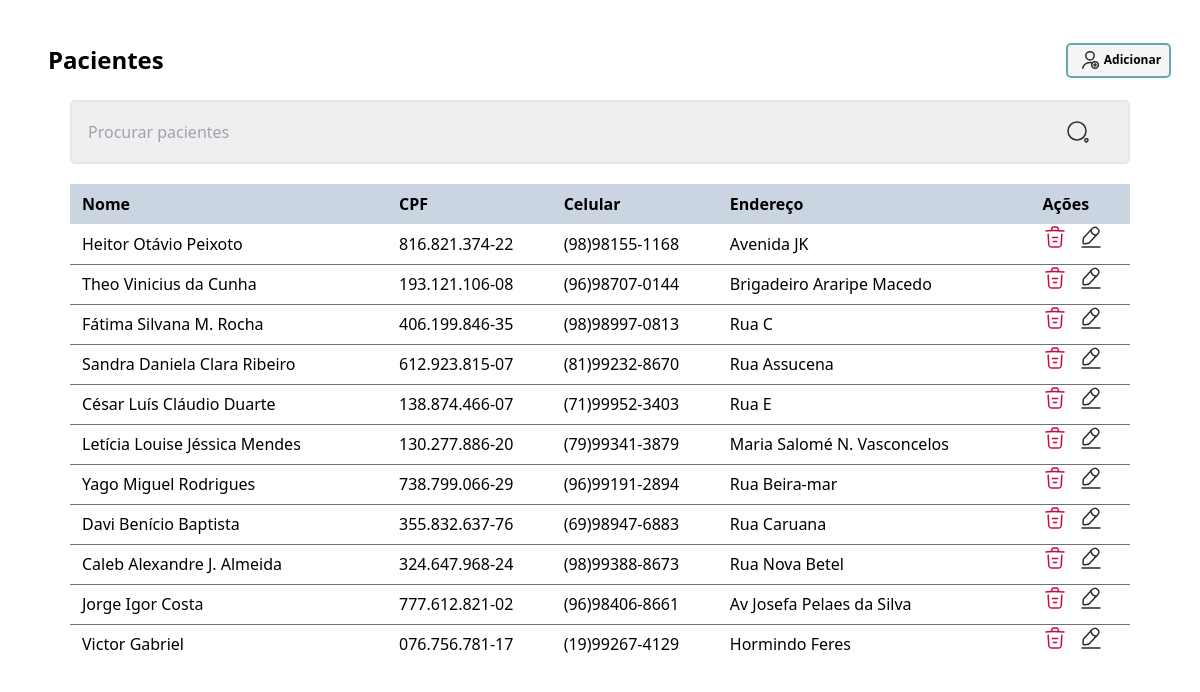
The page / on the database its author committed.
### tables this page shows
CREATE TABLE IF NOT EXISTS `pacientes` (
  `id` int(11) NOT NULL AUTO_INCREMENT,
  `nome` varchar(50) NOT NULL,
  `cpf` varchar(50) DEFAULT NULL,
  `celular` varchar(50) NOT NULL,
  `rua` varchar(100) NOT NULL,
  `numero` varchar(100) NOT NULL,
  PRIMARY KEY (`id`)
);

### php/list_patients.php (the view)
<?php
include 'connect_db.php';
if (!empty($_GET['search'])) {
    $search = $_GET['search'];
    $list = $dbh->prepare("SELECT * FROM pacientes WHERE nome LIKE '%$search%' or cpf LIKE '%$search%'");
    $list->execute();
}
else {
    $list = $dbh->prepare("SELECT * FROM pacientes");
    $list->execute();
}
$ls = '';
while ($row = $list->fetch(PDO::FETCH_ASSOC)) {
    $id = $row['id'];
    $nome = $row['nome'];
    $cpf = $row['cpf'];
    $celular = $row['celular'];
    $endereco = $row['rua'];
    $ls .= "
    <tr class='font-light'>
    <td class='h-10 pl-3'>$nome</td>
    <td class='bg-zinc-400'>$cpf</td>
    <td>$celular</td>
    <td>$endereco</td>
    <td class='flex'><a href='#' onclick='Delete(`{$id}`,`{$nome}`)'><img src='icons/trash.svg'></a>
        &nbsp;
        &nbsp;
    <button id='editar' name='Eid' value='$id'><img src='icons/edit-2.svg'></button>
    </td></tr>";
}

### index.php (shortened to what this page needs)
<?php
include 'php/list_patients.php';
?>
<!doctype html>
<html lang="pt-br">
<head>
    <link href="dist/output.css" rel="stylesheet">
</head>
<body class="h-full ">
    <div class="w-20 h-10 flex items-center"></div>
    <div class="h-10 flex items-center justify-between ">
        <p class="font-body, font-bold text-2xl ml-12">Pacientes</p>
        <button type="reset" id="adicionar" class="flex items-center justify-center font-body, font-bold text-xs border-solid border-2 border-aside bg-whites rounded-[5px] w-[105px] h-[35px] mr-[29px] hover:bg-white">
            <img class='p-1' src="icons/user-add.svg">Adicionar</button>
    </div>
    <div class="flex justify-center items-center relative top-[20px]">
        <input class="h-16 w-full ml-[70px] mr-[70px] border-solid border-2 rounded-[5px] pl-4 bg-inp outline-0 " type="search" name="" id="search" placeholder="Procurar pacientes">
        <button class="absolute right-[110px]" onclick="Search()"><img src="icons/search-normal.svg"></button>
    </div>
        <div class="w-full h-1/4 flex justify-center relative top-10">
            <table class="w-full ml-[70px] mr-[70px] bg-white text-left">
            <thead>
                    <tr class="h-10 bg-slate-300">
                        <th class="pl-3 ">Nome</th>
                        <th>CPF</th>
                        <th>Celular</th>
                        <th>Endereço</th>
                        <th>Ações</th>
                    </tr>
                </thead>
                <tbody class="p-5 divide-y-[1px] divide-solid divide-zinc-500 ">
                    <?php echo $ls ?>
                </tbody>
            </table>
        </div>
    <?php include 'modals/delete_modal.php'; ?>
    <?php include 'modals/add_modal.php'; ?>
    <?php include 'modals/edit_modal.php'; ?>
</body>
</html>

### modals/delete_modal.php (shortened to what this page needs)
<?php include './php/list_patients.php' ?>
<link href="/dist/output.css" rel="stylesheet">

### modals/add_modal.php (shortened to what this page needs)
<!DOCTYPE html>
<html lang="en">
<head>
    <link href="../dist/output.css" rel="stylesheet">
</head>
<body>
</body>
</html>

### modals/edit_modal.php (shortened to what this page needs)
<!DOCTYPE html>
<html lang="en">
<head>
    <link href="../dist/output.css" rel="stylesheet">
</head>
<body>
</body>
</html>

### rows shown on the page
pacientes: nome "Heitor Otávio Peixoto", cpf "816.821.374-22", celular "(98)98155-1168", rua "Avenida JK", $id 1 (drawn)
pacientes: nome "Theo Vinicius da Cunha", cpf "193.121.106-08", celular "(96)98707-0144", rua "Brigadeiro Araripe Macedo", $id 2 (drawn)
pacientes: nome "Fátima Silvana M. Rocha", cpf "406.199.846-35", celular "(98)98997-0813", rua "Rua C", $id 3 (drawn)
pacientes: nome "Sandra Daniela Clara Ribeiro", cpf "612.923.815-07", celular "(81)99232-8670", rua "Rua Assucena", $id 4 (drawn)
pacientes: nome "César Luís Cláudio Duarte", cpf "138.874.466-07", celular "(71)99952-3403", rua "Rua E", $id 5 (drawn)
pacientes: nome "Letícia Louise Jéssica Mendes", cpf "130.277.886-20", celular "(79)99341-3879", rua "Maria Salomé N. Vasconcelos", $id 6 (drawn)
pacientes: nome "Yago Miguel Rodrigues", cpf "738.799.066-29", celular "(96)99191-2894", rua "Rua Beira-mar", $id 7 (drawn)
pacientes: nome "Davi Benício Baptista", cpf "355.832.637-76", celular "(69)98947-6883", rua "Rua Caruana", $id 8 (drawn)
pacientes: nome "Caleb Alexandre J. Almeida", cpf "324.647.968-24", celular "(98)99388-8673", rua "Rua Nova Betel", $id 9 (drawn)
pacientes: nome "Jorge Igor Costa", cpf "777.612.821-02", celular "(96)98406-8661", rua "Av Josefa Pelaes da Silva", $id 10 (drawn)
pacientes: nome "Victor Gabriel", cpf "076.756.781-17", celular "(19)99267-4129", rua "Hormindo Feres", $id 16 (drawn)
